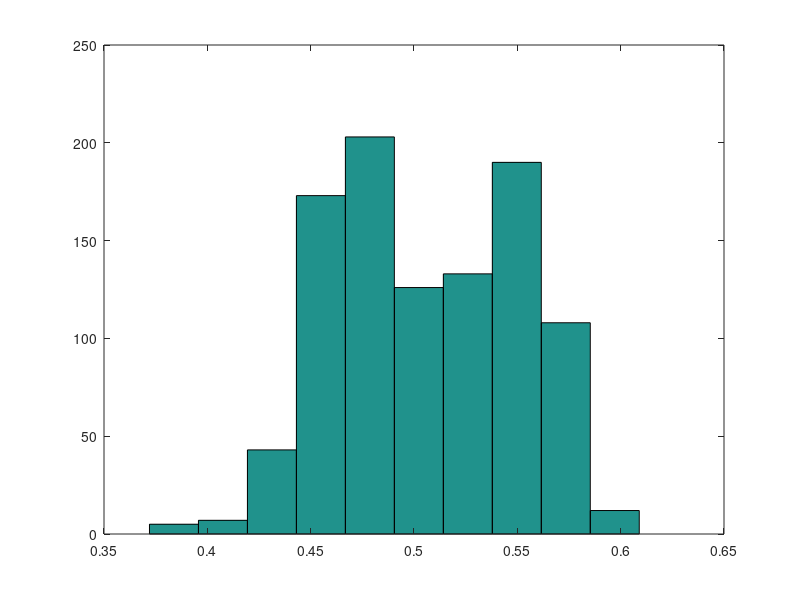

Here is the MATLAB script that generated this plot:
eins = [];

for i = 1:1000
	% generate data
	X = unifrnd(-1,1,1000,2);
	y = sign(X(:,1).^2+X(:,2).^2-0.6);
	noise = randi(1000,100,1);
	y(noise) = -y(noise);
	X = [ones(1000,1) X];

	wlin = (X'*X)^-1*X'*y;
	ein = mean(sign(X*wlin)~=y);
	eins(i) = ein;
end

mean(eins)
hist(eins)